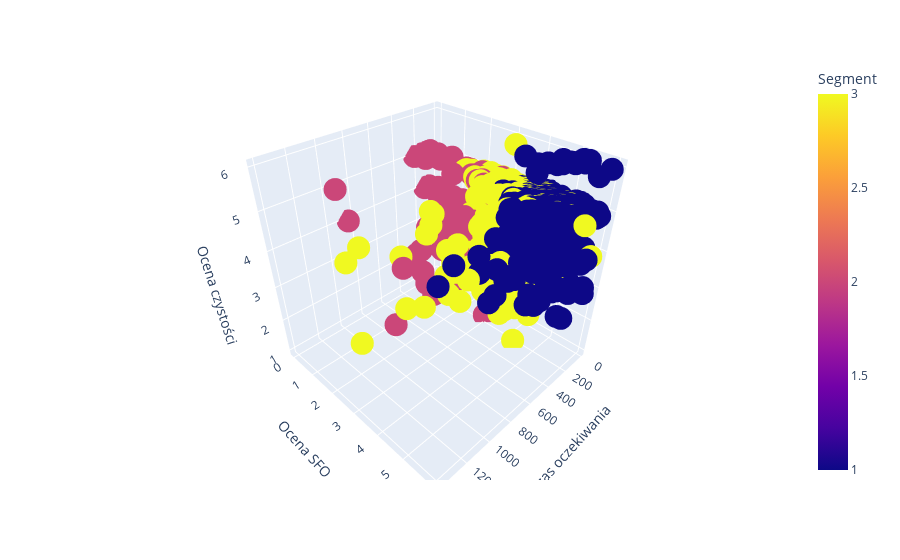

Notebook code cell kept with this figure:
### Code cell
data_2018_part = data_2018[(data_2018['HOWLONG'] != 0) & (data_2018['Q9All'] != 0)]
data_2018_part['cluster_k_tree'] = data_2018_part['cluster_k_tree'].replace({
                                                                            0: 1,
                                                                            1: 3,
                                                                            2: 2
                                                                        })
figure = px.scatter_3d(data_2018_part,
                    color='cluster_k_tree',
                    x="HOWLONG",
                    y="Q7MEAN",
                    z="Q9All",
                    category_orders = {"Cluster": ["1", "2", "3"]},
                    labels={'cluster_k_tree': 'Segment'}
                    )

figure.update_layout(
    scene=dict(
        xaxis_title='Czas oczekiwania',
        yaxis_title='Ocena SFO',
        zaxis_title='Ocena czystości'
    )
)
figure.show()

### Figure 1 — Plotly figure (JSON) as saved in the notebook; plotly's stock layout.template omitted (floating-point values rounded to 4 significant figures; data arrays with more than 128 entries replaced by an {"elided": "..."} marker saying what was removed)
{"data": [{"hovertemplate": "HOWLONG=%{x}<br>Q7MEAN=%{y}<br>Q9All=%{z}<br>Segment=%{marker.color}<extra></extra>", "legendgroup": "", "marker": {"color": {"elided": "2651 int values"}, "coloraxis": "coloraxis", "symbol": "circle"}, "mode": "markers", "name": "", "scene": "scene", "showlegend": false, "x": {"elided": "2651 float values"}, "y": {"elided": "2651 float values"}, "z": {"elided": "2651 int values"}, "type": "scatter3d"}], "layout": {"scene": {"domain": {"x": [0.0, 1.0], "y": [0.0, 1.0]}, "xaxis": {"title": {"text": "Czas oczekiwania"}}, "yaxis": {"title": {"text": "Ocena SFO"}}, "zaxis": {"title": {"text": "Ocena czystości"}}}, "coloraxis": {"colorbar": {"title": {"text": "Segment"}}, "colorscale": [[0.0, "#0d0887"], [0.1111, "#46039f"], [0.2222, "#7201a8"], [0.3333, "#9c179e"], [0.4444, "#bd3786"], [0.5556, "#d8576b"], [0.6667, "#ed7953"], [0.7778, "#fb9f3a"], [0.8889, "#fdca26"], [1.0, "#f0f921"]]}, "legend": {"tracegroupgap": 0}, "margin": {"t": 60}}}
